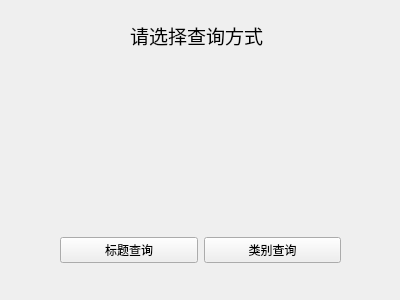
<?xml version="1.0" encoding="UTF-8"?>
<ui version="4.0">
 <class>inquireFunction</class>
 <widget class="QWidget" name="inquireFunction">
  <property name="geometry">
   <rect>
    <x>0</x>
    <y>0</y>
    <width>400</width>
    <height>300</height>
   </rect>
  </property>
  <property name="windowTitle">
   <string>查询物品</string>
  </property>
  <widget class="QLabel" name="Headline">
   <property name="geometry">
    <rect>
     <x>130</x>
     <y>20</y>
     <width>230</width>
     <height>30</height>
    </rect>
   </property>
   <property name="font">
    <font>
     <pointsize>14</pointsize>
    </font>
   </property>
   <property name="text">
    <string>请选择查询方式</string>
   </property>
  </widget>
  <widget class="QWidget" name="layoutWidget">
   <property name="geometry">
    <rect>
     <x>60</x>
     <y>210</y>
     <width>281</width>
     <height>81</height>
    </rect>
   </property>
   <layout class="QHBoxLayout" name="horizontalLayout">
    <item>
     <widget class="QPushButton" name="inquireByHeadline">
      <property name="text">
       <string>标题查询</string>
      </property>
     </widget>
    </item>
    <item>
     <widget class="QPushButton" name="inquireByCategory">
      <property name="text">
       <string>类别查询</string>
      </property>
     </widget>
    </item>
   </layout>
  </widget>
  <widget class="QLabel" name="Picture">
   <property name="geometry">
    <rect>
     <x>52</x>
     <y>50</y>
     <width>301</width>
     <height>181</height>
    </rect>
   </property>
   <property name="text">
    <string/>
   </property>
   <property name="scaledContents">
    <bool>true</bool>
   </property>
  </widget>
 </widget>
 <resources/>
 <connections/>
</ui>
